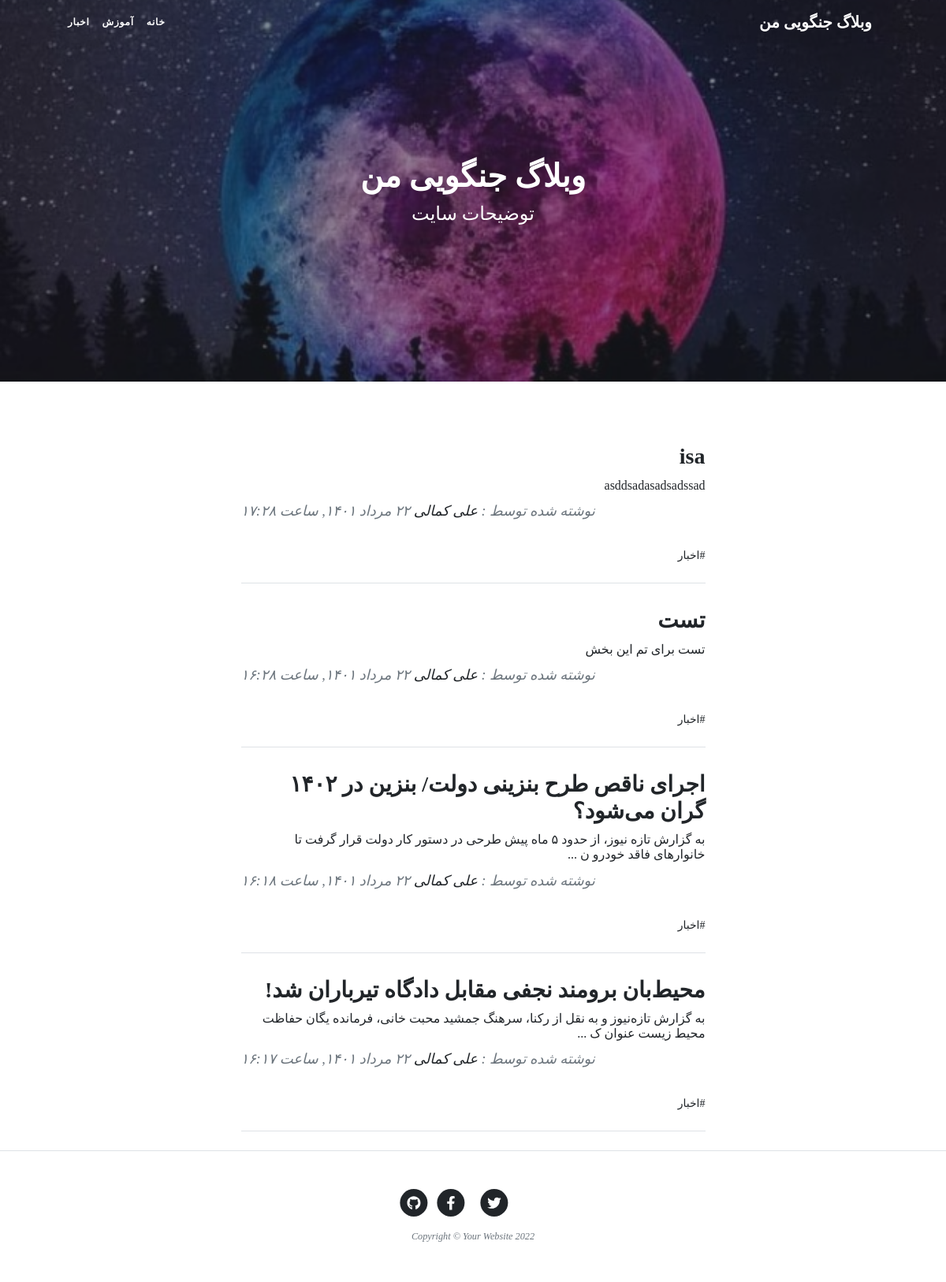
The page / on the database its author committed.
### blog/models.py (models this page shows, shortened)
class SingletonBaseModel(models.Model):
    class Meta:
        verbose_name = "تنظیم"
        verbose_name_plural = "تنظیمات"
        abstract = True

class SiteSetting(SingletonBaseModel):
    site_header = models.CharField(max_length=50, verbose_name="هدر سایت", default="هدر سایت")
    site_name = models.CharField(max_length=100, verbose_name="نام سایت", default="نام سایت")
    site_description =  models.CharField(max_length=200, verbose_name="توضیحات سایت", default="توضیحات سایت")
    image = models.ImageField(upload_to="images", verbose_name="تصویر تیتر سایت")

class Catagory(models.Model):
    parent = models.ForeignKey('self', default=None , null=True, blank=True, on_delete=models.SET_NULL, related_name='children', verbose_name="زیر دسته")
    title = models.CharField(max_length=200, verbose_name="عنوان دسته بندی")
    slug = models.SlugField(max_length=100, unique=True, verbose_name="آدرس دسته بندی")
    status = models.BooleanField(default=True, verbose_name="آیا نمایش داده شود؟")
    position = models.IntegerField(verbose_name="پوزیشن")
    class Meta:
        verbose_name = "دسته بندی"
        verbose_name_plural = "دسته بندی ها"
        ordering = ['parent__id', 'position']
    objects = CatagoryManager()

class Article(models.Model):
    STATUS_CHOICES = (
        ('d', 'پیش‌نویس'),           # draft
        ('p', 'منتشر شده'),         # publish
        ('i', 'در حال بررسی'),      # investigaion
        ('b', 'برگشت داده شده'),    # back
    )
    author = models.ForeignKey(User, null=True, on_delete=models.SET_NULL, related_name="articles", verbose_name="نویسنده")
    title = models.CharField(max_length=200, verbose_name="عنوان مقاله")
    slug = models.SlugField(max_length=100, unique=True, verbose_name="آدرس مقاله")
    catagory = models.ManyToManyField(Catagory, verbose_name="دسته بندی", related_name="articles")
    description = models.TextField(verbose_name="محتوا")
    thumbnail = models.ImageField(upload_to="images", verbose_name="تصویر مقاله")
    publish = models.DateTimeField(default=timezone.now, verbose_name="زمان انتشار")
    created = models.DateTimeField(auto_now_add=True)
    updated = models.DateTimeField(auto_now=True)
    status = models.CharField(max_length=1, choices=STATUS_CHOICES, verbose_name="وضعیت")
    class Meta:
        verbose_name = "مقاله"
        verbose_name_plural = "مقالات"
        ordering = ['-publish']
    def jpublish(self):
        return jalali_converter(self.publish)
    jpublish.short_description = "زمان انتشار"
    objects = ArticleManager()
    def thumbnail_tag(self):
        return format_html(f"<img width=100 height=60 style='border-radius: 5px;' src='{self.thumbnail.url}'>")
    thumbnail_tag.short_description = "عکس"
    def catagoy_to_list(self):
        catagoties = []
        for catagory in self.catagory.active():
            catagoties.append(catagory.title)
        if len(catagoties) == 0:
            return "بدون دسته بندی"
        else:
            return "، ".join(catagoties)
    catagoy_to_list.short_description = "دسته بندی"

### account/models.py (models this page shows)
class User(AbstractUser):
    is_author = models.BooleanField(default=False, verbose_name="وضعیت نویسندگی")
    special_user = models.DateTimeField(default=timezone.now, verbose_name="کاربر ویژه تا")
    def is_special_user(self):
        if self.special_user > timezone.now():
            return True
        else:
            return False
    is_special_user.boolean = True
    is_special_user.short_description = "وضعیت کاربر ویژه"

### blog/views.py (the view)
# urls.py: path('', ArticleList.as_view(), name='home'),
class ArticleList(ListView):
    queryset = Article.objects.published()
    paginate_by = 5

### blog/models.py (called while the page is built)
    def active(self):
        return self.filter(status=True)

### blog/templatetags/base_tags.py (called while the page is built)
@register.simple_tag
def site_name():
    return SiteSetting.objects.get(pk=1).site_name

@register.simple_tag
def site_header():
    return SiteSetting.objects.get(pk=1).site_header

@register.simple_tag
def site_description():
    return SiteSetting.objects.get(pk=1).site_description

@register.simple_tag
def site_image():
    return SiteSetting.objects.get(pk=1).image.url

@register.inclusion_tag("blog/partials/catagory_navbar.html")
def catagory_navbar():
    return {
        "catagories": Catagory.objects.filter(status=True)
    }

### extentions/jalali.py (called while the page is built)
    def persian_tuple(self):
        return self.persian_year, self.persian_month, self.persian_day

### extentions/utils.py (called while the page is built)
def persian_number_conventor(input_str):
    numbers = {
        "0": "۰",
        "1": "١",
        "2": "۲",
        "3": "۳",
        "4": "۴",
        "5": "۵",
        "6": "۶",
        "7": "۷",
        "8": "۸",
        "9": "۹",
    }
    for english_number, persian_number in numbers.items():
        input_str = input_str.replace(english_number, persian_number)
    return input_str

def jalali_converter(time):
    jmonths = ["فروردين", "ارديبهشت", "خرداد", "تير", "مرداد", "شهريور", "مهر", "آبان", "آذر", "دي", "بهمن", "اسفند"]
    time = timezone.localtime(time)
    time_to_str = "{},{},{}".format(time.year, time.month, time.day)
    time_to_tuple = jalali.Gregorian(time_to_str).persian_tuple()
    month_persian = jmonths[time_to_tuple[1]-1]
    output = "{} {} {}, ساعت {}:{}".format(
        time_to_tuple[2],
        month_persian,
        time_to_tuple[0],
        time.hour,
        time.minute
    )
    return persian_number_conventor(output)

### templates/blog/article_list.html (shortened to what this page needs)
{% extends 'blog/list.html' %}

### templates/blog/list.html (shortened to what this page needs)
{% extends 'blog/base.html' %}
{% load static %}
{% load base_tags %}
{% block main %}
<header class="masthead">
    <div class="container position-relative px-4 px-lg-5">
        <div class="row gx-4 gx-lg-5 justify-content-center">
            <div class="col-md-10 col-lg-8 col-xl-7">
                <div class="site-heading">
                    <h1>{% site_name %}</h1>
                    <span class="subheading">{% site_description %}</span>
                </div>
            </div>
        </div>
    </div>
</header>
<div class="container px-4 px-lg-5">
    <div class="row gx-4 gx-lg-5 justify-content-center">
        <div class="col-md-10 col-lg-8 col-xl-7">
            {% for article in object_list %}
                <div class="post-preview">
                    <a href="{% url 'blog:detail' article.slug %}">
                        <h2 class="post-title">{{ article.title }}</h2>
                        <h3 class="post-subtitle">{{ article.description|striptags|truncatechars:100 }}</h3>
                    </a>
                    <p class="post-meta">
                        نوشته شده توسط :
                        <a href="{% url 'blog:author' article.author %}">{{article.author.get_full_name}}</a>
                        {{ article.jpublish }}
                    </p>
                    <div class="post-tags" >
                        {% for catagory in article.catagory.active %}
                            <a href="{% url 'blog:catagory' catagory.slug %}">#{{catagory.title}}</a>
                        {% endfor %}
                    </div>
                </div>
                <hr class="my-4" />
            {% endfor %}
        </div>
    </div>
</div>
{% endblock %}

### templates/blog/base.html (shortened to what this page needs)
{% load static %}
{% load base_tags %}
<!DOCTYPE html>
<html lang="en">
    <head>
        <link href="{% static 'blog/css/styles.css' %}" rel="stylesheet" />
        <link href="{% static 'blog/css/rtl.css' %}" rel="stylesheet" />
    </head>
    <body>
        <nav class="navbar navbar-expand-lg navbar-light" id="mainNav">
            <div class="container px-4 px-lg-5">
                <a class="navbar-brand" href="{% url 'blog:home' %}">{% site_name %}</a>
                {% catagory_navbar %}
            </div>
        </nav>
        {% block main %}
        {% endblock %}
        <footer class="border-top">
            <div class="container px-4 px-lg-5">
                <div class="row gx-4 gx-lg-5 justify-content-center">
                    <div class="col-md-10 col-lg-8 col-xl-7">
                        <ul class="list-inline text-center">
                            <li class="list-inline-item">
                                <a href="#!">
                                    <span class="fa-stack fa-lg">
                                        <i class="fas fa-circle fa-stack-2x"></i>
                                        <i class="fab fa-twitter fa-stack-1x fa-inverse"></i>
                                    </span>
                                </a>
                            </li>
                            <li class="list-inline-item">
                                <a href="#!">
                                    <span class="fa-stack fa-lg">
                                        <i class="fas fa-circle fa-stack-2x"></i>
                                        <i class="fab fa-facebook-f fa-stack-1x fa-inverse"></i>
                                    </span>
                                </a>
                            </li>
                            <li class="list-inline-item">
                                <a href="#!">
                                    <span class="fa-stack fa-lg">
                                        <i class="fas fa-circle fa-stack-2x"></i>
                                        <i class="fab fa-github fa-stack-1x fa-inverse"></i>
                                    </span>
                                </a>
                            </li>
                        </ul>
                        <div class="small text-center text-muted fst-italic">Copyright &copy; Your Website 2022</div>
                    </div>
                </div>
            </div>
        </footer>
    </body>
</html>

### templates/blog/partials/catagory_navbar.html
<div class="collapse navbar-collapse" id="navbarResponsive">
    <ul class="navbar-nav">
        <li class="nav-item">
            <a class="nav-link" href="{% url 'blog:home' %}">خانه</a>
            {% for catagory in catagories %}
                {% if catagory.parent == None %}
                    {% if catagory.children.active %}
                        {% include 'blog/partials/catagory_loop.html'%}
                    {% else %}
                    <li class="nav-item">
                        <a class="nav-link" href="{% url 'blog:catagory' catagory.slug %}">{{catagory.title}}</a>
                    </li>
                    {% endif %}
                {% endif %}
            {% endfor %}
        </li>
    </ul>
</div>

### static/blog/css/rtl.css (style rules this page uses)
body { direction: rtl; text-align: right; font-family: "Sahel"; font-size: 14px; }
h1,h2,h3,h4,h5,h6,a { font-family: Sahel; }
.navbar-nav { margin-left: initial !important; margin-right: auto; }
.post-meta { text-align: left; }
header.masthead .site-heading h1 { font-size: 40px; }
.post-title { font-size: 28px !important; }
.post-subtitle { font-size: 16px; }
header.masthead .page-heading .subheading, header.masthead .site-heading .subheading, .btn { font-family: "Sahel" ; }
header.masthead .site-heading h1 { font-size: 40px !important; font-family: "Sahel" ; }

### rows shown on the page
SiteSetting: site_name "وبلاگ جنگویی من", site_description "توضیحات سایت"
Catagory: title "آموزش"
Catagory: title "اخبار"
Article: title "isa", description "asddsadasadsadssad", author.get_full_name "علی کمالی", jpublish "۲۲ مرداد ١۴۰١, ساعت ١۷:۲۸"
Article: title "تست", description "تست برای تم این بخش", author.get_full_name "علی کمالی", jpublish "۲۲ مرداد ١۴۰١, ساعت ١۶:۲۸"
Article: title "اجرای ناقص طرح بنزینی دولت/ بنزین در ۱۴۰۲ گران می‌شود؟", description "به گزارش تازه نیوز، از حدود ۵ ماه پیش طرحی در دستور کار دولت قرار گرفت تا خانوارهای فاقد خودرو ن ...", author.get_full_name "علی کمالی", jpublish "۲۲ مرداد ١۴۰١, ساعت ١۶:١۸"
Article: title "محیط‌بان برومند نجفی مقابل دادگاه تیرباران شد!", description "به گزارش تازه‌نیوز و به نقل از رکنا، سرهنگ جمشید محبت خانی، فرمانده یگان حفاظت محیط زیست عنوان ک ...", author.get_full_name "علی کمالی", jpublish "۲۲ مرداد ١۴۰١, ساعت ١۶:١۷"
